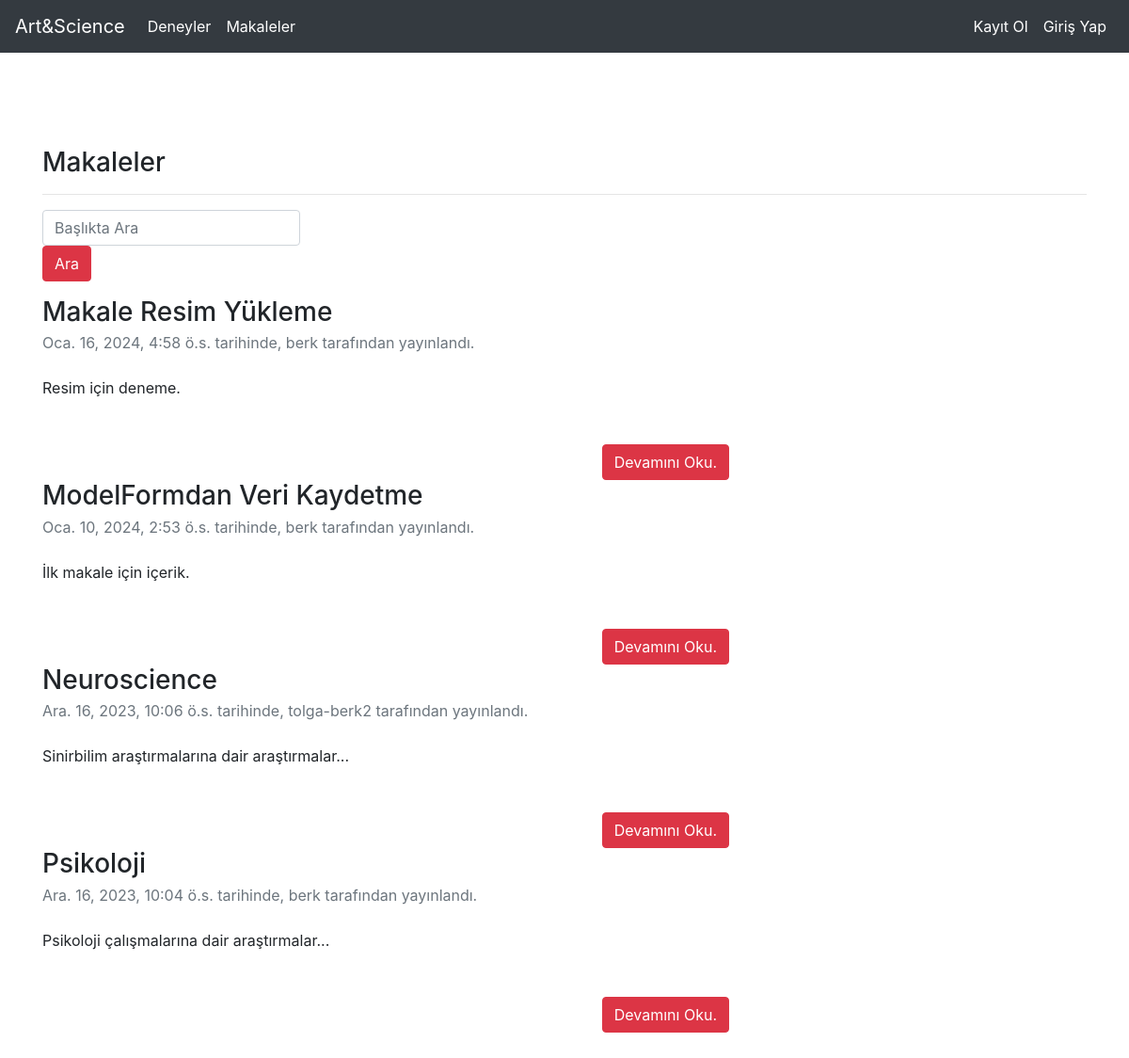
The app's page /articles/ with its own data.
### article/models.py (models this page shows, shortened)
class Article(models.Model):#importtaki models'in içindeki Model class'ından türetmemiz gerekiyor.
    author = models.ForeignKey("auth.User", on_delete = models.CASCADE, verbose_name = "Yazar" )#Bu alanımız aslında user tablosuna işaret ediyor diyoruz. Yani buraya herhangi bir user yazdığımız zaman aslında o tablodaki user’ın direkt buraya geldiğini göreceğiz.
    title = models.CharField(max_length = 50,verbose_name = "Başlık")
    content = RichTextField()
    created_date = models.DateTimeField(auto_now_add=True,verbose_name = "Oluşturulma Tarihi")
    article_image = models.FileField(blank = True, null = True,verbose_name="Makale Fotoğrafı")
    class Meta:
        ordering = ["-created_date"] #En son eklenen makale ilk gösterilmesi için bunu ekledik.

### article/views.py (the view)
# urls.py: path('',views.articles,name = "articles"),
def articles(request):
    keyword = request.GET.get("keyword")
    if keyword:
        articles = Article.objects.filter(title__contains = keyword) # İçinde keywordun geçtiği makaleleri döndürecek.
        return render(request,"articles.html",{"articles":articles})
    articles = Article.objects.all()
    return render(request,"articles.html",{"articles":articles})

### templates/articles.html (shortened to what this page needs)
{% extends "layout.html" %}
{%  block body_field %}
    <h3>Makaleler</h3>
    <hr>
    <div class="input-group mb-3">
        <form>
            <input type="text" name="keyword" class="form-control" placeholder="Başlıkta Ara">
            <button class="btn btn-danger" type="submit">Ara</button>
        </form>
    </div>
    {% if articles %}
        {% for article in articles %}
        <div class="row">
            <div class="col-lg-8">
                <article>
                    <header class="mb-4">
                        <h3 class="fw-bolder mb-1">{{article.title}}</h3>
                        <div class="text-muted fst-italic mb-2">{{article.created_date}} tarihinde, {{article.author.username}} tarafından yayınlandı.</div>
                    </header>
                    <section class="mb-5">
                        <p class="fs-5 mb-4">{{article.content|safe|truncatewords:10}}</p>
                    </section>
                    <a style="float:right;" href="{% url 'article:detail' article.id %}" class="btn btn-danger">Devamını Oku.</a>
                </article>
            </div>
        </div>
        {% endfor %}
    {% else %}
        <div class ="alert alert-danger">Makale Bulunamadı.</div>
    {% endif %}
{% endblock %}

### templates/layout.html (shortened to what this page needs)
<!DOCTYPE html>
{% load static %}
<html lang="en">
<head>
    <link rel="stylesheet" href="{% static 'css/bootstrap.min.css' %}">
</head>
<body>
    {% include "includes/navbar.html" %}
    <div style = "margin-top : 100px; margin-bottom:50px;" class="container">
        {% block body_field %}
        {% endblock %}
    </div>
</body>
</html>

### templates/includes/navbar.html (shortened to what this page needs)
<nav class="navbar navbar-expand-md navbar-dark bg-dark mb-4">
    <a class="navbar-brand" href="{% url 'index' %}">Art&Science</a>
    <div class="collapse navbar-collapse" id="navbarCollapse">
        <ul class="navbar-nav mr-auto">
            <li class="nav-item active">
            <a class="nav-link" href="{% url 'experiments' %}">Deneyler</a>
            </li>
            <li class="nav-item active">
                <a class="nav-link" href="{% url 'article:articles' %}">Makaleler</a>
            </li>
        </ul>
        <ul class="navbar-nav ml-auto">
            {% if request.user.is_authenticated %}
                <li class="nav-item active">
                    <a class="nav-link" href="{% url 'article:dashboard' %}">Kontrol Paneli</a>
                </li>
                <li class="nav-item active">
                    <a class="nav-link" href="{% url 'user:logout' %}">Çıkış Yap</a>
                </li>
            {% else %}
                <li class="nav-item active">
                    <a class="nav-link" href="{% url 'user:register' %}">Kayıt Ol</a>
                </li>
                <li class="nav-item active">
                    <a class="nav-link" href="{% url 'user:login' %}">Giriş Yap</a>
                </li>
            {% endif %}
        </ul>
    </div>
</nav>

### records on screen
Article: title "Makale Resim Yükleme", created_date "Oca. 16, 2024, 4:58 ö.s.", author.username "berk", content "Resim için deneme."
Article: title "ModelFormdan Veri Kaydetme", created_date "Oca. 10, 2024, 2:53 ö.s.", author.username "berk", content "İlk makale için içerik."
Article: title "Neuroscience", created_date "Ara. 16, 2023, 10:06 ö.s.", author.username "tolga-berk2", content "Sinirbilim araştırmalarına dair araştırmalar..."
Article: title "Psikoloji", created_date "Ara. 16, 2023, 10:04 ö.s.", author.username "berk", content "Psikoloji çalışmalarına dair araştırmalar..."
